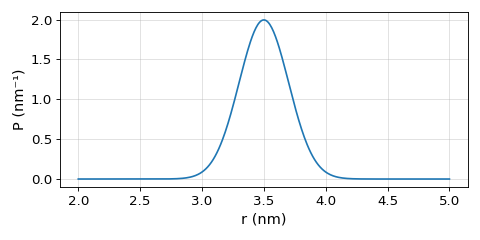

Recreate this plot in Python.
import deerlab as dl
import matplotlib.pyplot as plt 
import numpy as np 
model = dl.dd_gauss
r = np.linspace(2,5,400)
par0 = model.start
P = model(r,par0)
plt.figure(figsize=[6,3])
plt.plot(r,P)
plt.xlabel('r (nm)',fontsize=13)
plt.ylabel('P (nm⁻¹)',fontsize=13)
plt.grid(alpha=0.4)
plt.tick_params(labelsize=12)
plt.tick_params(labelsize=12)
plt.tight_layout()
